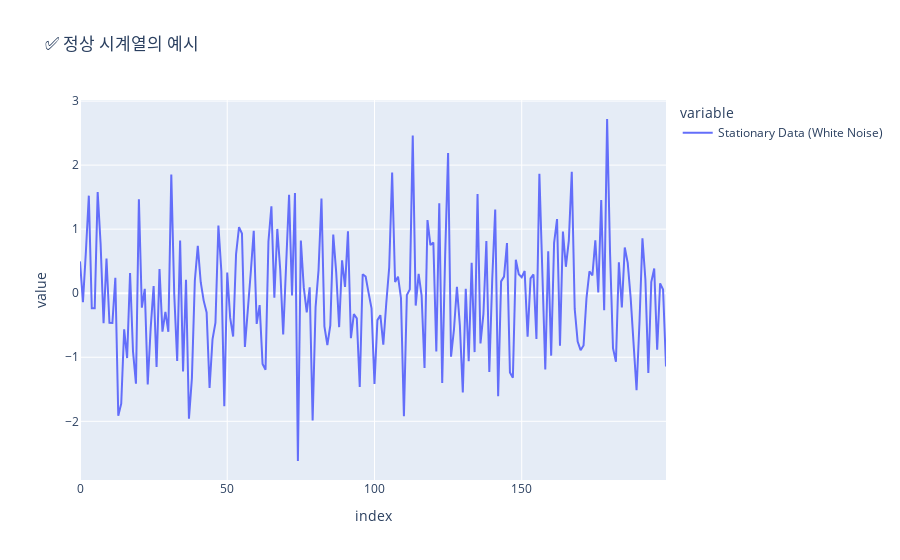

The notebook cell this image was saved under:
### Code cell
# 1. 정상 시계열 데이터 생성 (Standard Normal Distribution)
np.random.seed(42)
stationary_data = np.random.randn(200) # 
stationary_series = pd.Series(stationary_data, name="Stationary Data (White Noise)")

# 시각화
fig_stationary = px.line(stationary_series, title="✅ 정상 시계열의 예시")
fig_stationary.show()

### Figure 1 — Plotly figure (JSON) as saved in the notebook; plotly's stock layout.template omitted (floating-point values rounded to 4 significant figures; data arrays with more than 128 entries replaced by an {"elided": "..."} marker saying what was removed)
{"data": [{"hovertemplate": "variable=Stationary Data (White Noise)<br>index=%{x}<br>value=%{y}<extra></extra>", "legendgroup": "Stationary Data (White Noise)", "line": {"color": "#636efa", "dash": "solid"}, "marker": {"symbol": "circle"}, "mode": "lines", "name": "Stationary Data (White Noise)", "orientation": "v", "showlegend": true, "type": "scatter", "x": {"elided": "200 int values"}, "xaxis": "x", "y": {"elided": "200 float values"}, "yaxis": "y"}], "layout": {"legend": {"title": {"text": "variable"}, "tracegroupgap": 0}, "title": {"text": "✅ 정상 시계열의 예시"}, "xaxis": {"anchor": "y", "domain": [0, 1], "title": {"text": "index"}}, "yaxis": {"anchor": "x", "domain": [0, 1], "title": {"text": "value"}}}}
